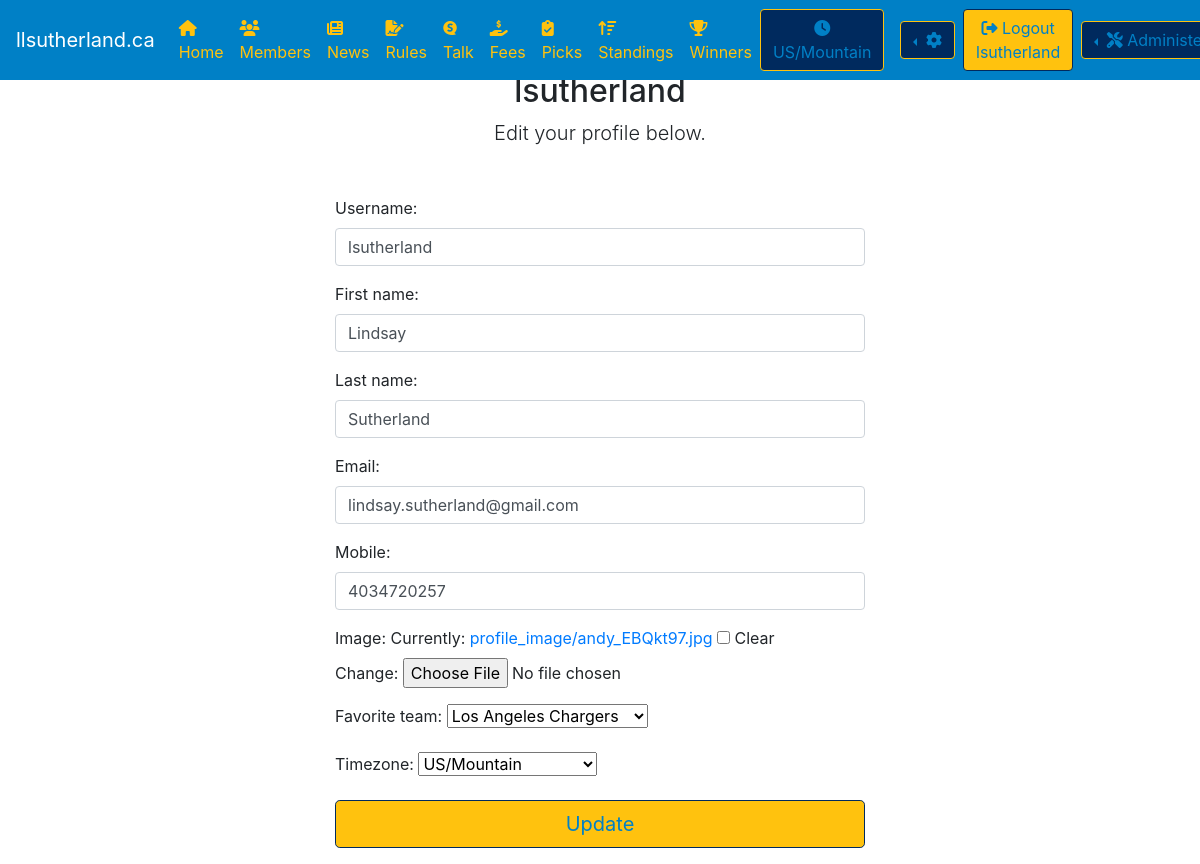
The page /edit_user/ (signed in) on the database its author committed.
### pool/models.py (models this page shows, shortened)
class CustomUser(AbstractUser):
    US_EST = 'US/Eastern'
    TZS = [
        ('US/Alaska', 'US/Alaska'),
        ('US/Arizona','US/Arizona'),
        ('US/Central','US/Central'),
        (US_EST,'US/Eastern'),
        ('US/Hawaii','US/Hawaii'),
        ('US/Mountain','US/Mountain'),
        ('US/Pacific','US/Pacific'),
        ('Europe/Amsterdam','Europe/Amsterdam'),
        ('Europe/Athens','Europe/Athens'),
        ('Europe/Belgrade','Europe/Belgrade'),
        ('Europe/Berlin','Europe/Berlin'),
        ('Europe/Brussels','Europe/Brussels'),
        ('Europe/Bucharest','Europe/Bucharest'),
        ('Europe/Budapest','Europe/Budapest'),
        ('Europe/Copenhagen','Europe/Copenhagen'),
        ('Europe/Dublin','Europe/Dublin'),
        ('Europe/Gibraltar','Europe/Gibraltar'),
        ('Europe/Helsinki','Europe/Helsinki'),
        ('Europe/Istanbul','Europe/Istanbul'),
        ('Europe/Kiev','Europe/Kiev'),
        ('Europe/Lisbon','Europe/Lisbon'),
        ('Europe/London','Europe/London'),
        ('Europe/Luxembourg','Europe/Luxembourg'),
        ('Europe/Madrid','Europe/Madrid'),
        ('Europe/Malta','Europe/Malta'),
        ('Europe/Moscow','Europe/Moscow'),
        ('Europe/Oslo','Europe/Oslo'),
        ('Europe/Paris','Europe/Paris'),
        ('Europe/Prague','Europe/Prague'),
        ('Europe/Rome','Europe/Rome'),
        ('Europe/Sarajevo','Europe/Sarajevo'),
        ('Europe/Stockholm','Europe/Stockholm'),
        ('Europe/Vienna','Europe/Vienna'),
        ('Europe/Volgograd','Europe/Volgograd'),
        ('Europe/Warsaw','Europe/Warsaw'),
        ('Europe/Zurich','Europe/Zurich')
    ]
    username_validator = MyValidator()
    username = models.CharField(
        _('username'),
        max_length=150,
        unique=True,
        help_text=_('Required. 150 characters or fewer. Names and numbers only.'),
        validators=[username_validator],
            error_messages={
            'unique': _("A user with that username already exists."),
        },
    )
    mobile = models.CharField(max_length=20, blank=True, null=True)
    image = models.ImageField(upload_to='profile_image', blank=True, null=True)
    favorite_team = models.ForeignKey(Team, on_delete=models.CASCADE, blank=True, null=True)
    timezone = models.CharField(max_length=50, blank=False, null=False, default=US_EST, choices=TZS)

### pool/views.py (the view, shortened to what this page needs)
# urls.py: path('edit_user/', EditUser.as_view(), name='edit_user'),
class EditUser(LoginRequiredMixin, UpdateView):
    context_object_name = 'customUser'
    form_class = EditUserForm
    template_name = 'edit_user.html'
    success_url = '/edit_user'
    def get_object(self, queryset=None):
        return self.request.user

### pool/forms.py
class EditUserForm(forms.ModelForm):
    username = forms.CharField(widget=forms.TextInput(attrs={'class' : 'form-control', 'placeholder' : 'Username'}))
    first_name = forms.CharField(widget=forms.TextInput(attrs={'class' : 'form-control', 'placeholder' : 'First'}))
    last_name = forms.CharField(widget=forms.TextInput(attrs={'class' : 'form-control', 'placeholder' : 'Last'}))
    email = forms.EmailField(widget=forms.TextInput(attrs={'class' : 'form-control', 'placeholder' : 'Email'}))
    mobile = forms.CharField(widget=forms.TextInput(attrs={'class' : 'form-control', 'placeholder' : 'Numbers Only'}))
    class Meta:
        model = CustomUser
        fields = ('username', 'first_name', 'last_name', 'email', 'mobile', 'image', 'favorite_team', 'timezone')

### pool/models.py (called while the page is built)
    def __str__(self):
        return '%s %s' % (self.name, self.nick_name)

### utils/season_helper.py (called while the page is built)
def get_now():
    return timezone.now()

### pool/templates/edit_user.html (shortened to what this page needs)
{% extends 'base.html' %}
{% load static %}
{% block additionalStyles %}
    <link rel="stylesheet" type="text/css" href="{% static '/nfl/form-validation.css' %}">
{% endblock additionalStyles %}
{% block body %}
  <div class="py-3 text-center">
      <h2>{{customUser.username}}</h2>
      <p class="lead">Edit your profile below.</p>
  </div>
  <div class="row justify-content-center py-3">
    <div class="col-7">
    <form method="post" enctype="multipart/form-data">
      {{ form.as_p }}
      {% if request.user.favorite_team %}
        <button class="btn btn-lg btn-primary btn-block mt-3" type="submit" style="background-color:{{user.favorite_team.color_03}};color:{{user.favorite_team.color_01}};border-color:{{user.favorite_team.color_02}}">Update</button>
      {% else %}
        <button class="btn btn-lg btn-primary btn-block mt-3" type="submit">Update</button>
      {% endif %}
    </form>
    </div>
  </div>
{% endblock body %}

### pool/templates/nav/fav-team.html (shortened to what this page needs)
<nav class="navbar navbar-expand-md navbar-dark fixed-top" style="background-color: {{user.favorite_team.color_01}};">
        <a class="navbar-brand" href="#">llsutherland.ca</a>
        <div class="collapse navbar-collapse" id="navbarCollapse">
            <ul class="navbar-nav mr-auto">
                <li class="nav-item">
                    <a class="nav-link" href="{% url 'home'  %}" style="{% if request.resolver_match.url_name == "home" %}color:{{user.favorite_team.color_02}};{% else %}color:{{user.favorite_team.color_03}};{% endif %}"><i class="fas fa-home"></i> Home</a>
                </li>
                <li class="nav-item">
                    <a class="nav-link" href="{% url 'members'  %}" style="{% if request.resolver_match.url_name == "members" %}color:{{user.favorite_team.color_02}};{% else %}color:{{user.favorite_team.color_03}};{% endif %}"><i class="fas fa-users"></i> Members</a>
                </li>
                <li class="nav-item">
                    <a class="nav-link" href="{% url 'news'  %}" style="{% if request.resolver_match.url_name == "news" %}color:{{user.favorite_team.color_02}};{% else %}color:{{user.favorite_team.color_03}};{% endif %}"><i class="fas fa-newspaper"></i> News</a>
                </li>
                <li class="nav-item">
                    <a class="nav-link" href="{% url 'rules'  %}" style="{% if request.resolver_match.url_name == "rules" %}color:{{user.favorite_team.color_02}};{% else %}color:{{user.favorite_team.color_03}};{% endif %}"><i class="fas fa-file-signature"></i> Rules</a>
                </li>
                <li class="nav-item">
                    <a class="nav-link" href="{% url 'talk'  %}" style="{% if request.resolver_match.url_name == "talk" %}color:{{user.favorite_team.color_02}};{% else %}color:{{user.favorite_team.color_03}};{% endif %}"><i class="fab fa-speakap"></i> Talk</a>
                </li>
                <li class="nav-item">
                    <a class="nav-link" href="{% url 'fees'  %}" style="{% if request.resolver_match.url_name == "fees" %}color:{{user.favorite_team.color_02}};{% else %}color:{{user.favorite_team.color_03}};{% endif %}"><i class="fas fa-hand-holding-usd"></i> Fees</a>
                </li>
                <li class="nav-item">
                    <a class="nav-link" href="{% url 'picks'  %}" style="{% if request.resolver_match.url_name == "picks" %}color:{{user.favorite_team.color_02}};{% else %}color:{{user.favorite_team.color_03}};{% endif %}"><i class="fas fa-clipboard-check"></i> Picks</a>
                </li>
                <li class="nav-item">
                    <a class="nav-link" href="{% url 'standings'  %}" style="{% if request.resolver_match.url_name == "standings" %}color:{{user.favorite_team.color_02}};{% else %}color:{{user.favorite_team.color_03}};{% endif %}"><i class="fas fa-sort-amount-up"></i> Standings</a>
                </li>
                <li class="nav-item">
                    <a class="nav-link" href="{% url 'winners'  %}" style="{% if request.resolver_match.url_name == "winners" %}color:{{user.favorite_team.color_02}};{% else %}color:{{user.favorite_team.color_03}};{% endif %}"><i class="fas fa-trophy"></i> Winners</a>
                </li>
            </ul>
            <form class="form-inline mt-2 mt-md-0">
            <a class="btn btn-light mr-2 my-2 my-sm-0" href="" style="background-color:{{user.favorite_team.color_02}};color:{{user.favorite_team.color_01}};border-color:{{user.favorite_team.color_03}}"><i class="fas fa-clock"></i> {{request.session.django_timezone}}</a>
                </div>
                <div class="dropdown dropleft pl-2 pr-2">
                    <a class="btn btn-secondary dropdown-toggle" style="background-color:{{user.favorite_team.color_02}};color:{{user.favorite_team.color_01}};border-color:{{user.favorite_team.color_03}}" href="#" role="button" id="dropdownProfile" data-toggle="dropdown" aria-haspopup="true" aria-expanded="false">
                        <i class="fas fa-cog"></i>
                    </a>
                </div>
                <a class="btn btn-success mr-2 my-2 my-sm-0" href="{% url 'logout' %}" style="background-color:{{user.favorite_team.color_03}};color:{{user.favorite_team.color_01}};border-color:{{user.favorite_team.color_02}}"><i class="fas fa-sign-out-alt"></i> Logout {{user.username}}</a>
                {% if user.is_staff %}
                    <div class="dropdown dropleft">
                        <button class="btn btn-secondary dropdown-toggle" style="background-color:{{user.favorite_team.color_02}};color:{{user.favorite_team.color_01}};border-color:{{user.favorite_team.color_03}}" type="button" id="dropdownMenuButton" data-toggle="dropdown" aria-haspopup="true" aria-expanded="false">
                            <i class="fas fa-tools"></i> Administer
                        </button>
                    </div>
                {% endif %}
    </nav>

### rows shown on the page
CustomUser: session.django_timezone "US/Mountain", username "lsutherland", first_name "Lindsay", last_name "Sutherland", email "lindsay.sutherland@gmail.com", mobile "4034720257", favorite_team "Los Angeles Chargers", timezone "US/Mountain"
